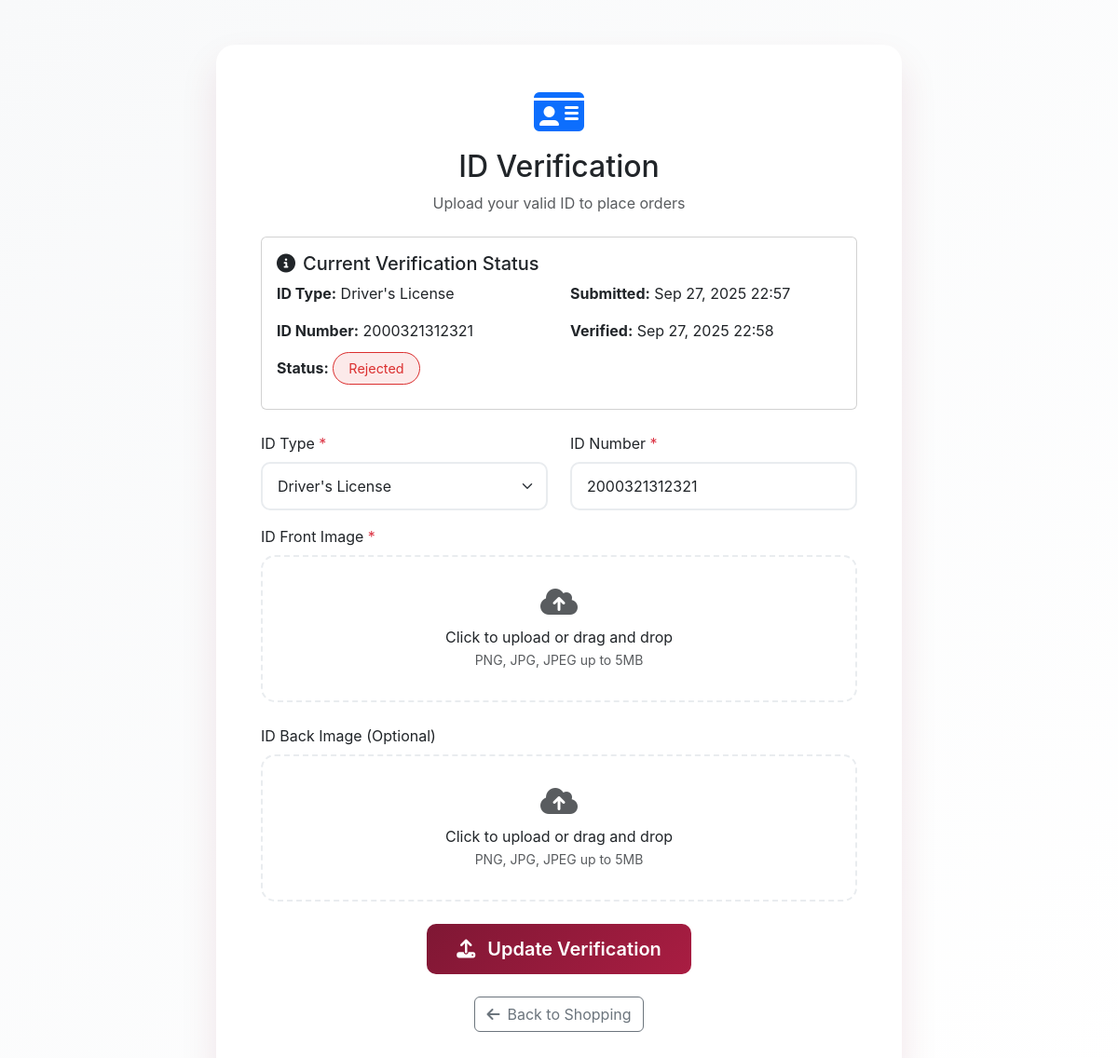
The page /id_verification.php (signed in) on the database its author committed.
### tables this page shows
CREATE TABLE `customer_id_verification` (
  `verification_id` int(11) NOT NULL,
  `user_id` int(11) NOT NULL,
  `id_type` varchar(50) NOT NULL,
  `id_number` varchar(100) NOT NULL,
  `id_front_image` varchar(255) NOT NULL,
  `id_back_image` varchar(255) DEFAULT NULL,
  `status` enum('pending','approved','rejected') DEFAULT 'pending',
  `rejection_reason` text DEFAULT NULL,
  `admin_notes` text DEFAULT NULL,
  `verified_by` int(11) DEFAULT NULL,
  `verified_at` timestamp NULL DEFAULT NULL,
  `created_at` timestamp NOT NULL DEFAULT current_timestamp(),
  `updated_at` timestamp NOT NULL DEFAULT current_timestamp() ON UPDATE current_timestamp()
);

### id_verification.php (the view, shortened to what this page needs)
<?php
include 'includes/db.php';
$user_id = $_SESSION['user_id'];
$stmt = $pdo->prepare("SELECT * FROM customer_id_verification WHERE user_id = ?");
$stmt->execute([$user_id]);
$existing_verification = $stmt->fetch(PDO::FETCH_ASSOC);
?>
<!DOCTYPE html>
<html lang="en">
<head>
    <link href="https://cdn.jsdelivr.net/npm/bootstrap@5.3.0/dist/css/bootstrap.min.css" rel="stylesheet">
    <link rel="stylesheet" href="https://cdnjs.cloudflare.com/ajax/libs/font-awesome/6.4.0/css/all.min.css">
</head>
<body>
    <div class="container py-5">
        <div class="row justify-content-center">
            <div class="col-lg-8">
                <div class="verification-card p-5">
                    <div class="text-center mb-4">
                        <i class="fas fa-id-card text-primary" style="font-size: 3rem; color: var(--bs-secondary);"></i>
                        <h2 class="mt-3 mb-2">ID Verification</h2>
                        <p class="text-muted">Upload your valid ID to place orders</p>
                    </div>
                    <?php if ($existing_verification): ?>
                        <div class="card mb-4">
                            <div class="card-body">
                                <h5 class="card-title d-flex align-items-center">
                                    <i class="fas fa-info-circle me-2"></i>Current Verification Status
                                </h5>
                                <div class="row">
                                    <div class="col-md-6">
                                        <p><strong>ID Type:</strong> <?= htmlspecialchars($existing_verification['id_type']) ?></p>
                                        <p><strong>ID Number:</strong> <?= htmlspecialchars($existing_verification['id_number']) ?></p>
                                        <p><strong>Status:</strong>
                                            <span class="status-badge status-<?= $existing_verification['status'] ?>">
                                                <?= ucfirst($existing_verification['status']) ?>
                                            </span>
                                        </p>
                                    </div>
                                    <div class="col-md-6">
                                        <p><strong>Submitted:</strong> <?= date('M d, Y H:i', strtotime($existing_verification['created_at'])) ?></p>
                                        <?php if ($existing_verification['verified_at']): ?>
                                            <p><strong>Verified:</strong> <?= date('M d, Y H:i', strtotime($existing_verification['verified_at'])) ?></p>
                                        <?php endif; ?>
                                    </div>
                                </div>
                            </div>
                        </div>
                    <?php endif; ?>
                    <form method="POST" enctype="multipart/form-data" id="verificationForm">
                        <div class="row">
                            <div class="col-md-6 mb-3">
                                <label for="id_type" class="form-label">ID Type <span class="text-danger">*</span></label>
                                <select class="form-select" id="id_type" name="id_type" required>
                                    <option value="Driver's License" <?= ($existing_verification && $existing_verification['id_type'] === "Driver's License") ? 'selected' : '' ?>>Driver's License</option>
                                </select>
                            </div>
                            <div class="col-md-6 mb-3">
                                <label for="id_number" class="form-label">ID Number <span class="text-danger">*</span></label>
                                <input type="text" class="form-control" id="id_number" name="id_number"
                                       value="<?= htmlspecialchars($existing_verification['id_number'] ?? '') ?>" required>
                            </div>
                        </div>
                        <div class="mb-4">
                            <label class="form-label">ID Front Image <span class="text-danger">*</span></label>
                            <div class="upload-area" onclick="document.getElementById('id_front').click()">
                                <i class="fas fa-cloud-upload-alt text-muted" style="font-size: 2rem;"></i>
                                <p class="mt-2 mb-0">Click to upload or drag and drop</p>
                                <small class="text-muted">PNG, JPG, JPEG up to 5MB</small>
                            </div>
                        </div>
                        <div class="mb-4">
                            <label class="form-label">ID Back Image (Optional)</label>
                            <div class="upload-area" onclick="document.getElementById('id_back').click()">
                                <i class="fas fa-cloud-upload-alt text-muted" style="font-size: 2rem;"></i>
                                <p class="mt-2 mb-0">Click to upload or drag and drop</p>
                                <small class="text-muted">PNG, JPG, JPEG up to 5MB</small>
                            </div>
                        </div>
                        <div class="text-center">
                            <button type="submit" name="submit_id" class="btn btn-primary btn-lg">
                                <i class="fas fa-upload me-2"></i>
                                <?= $existing_verification ? 'Update Verification' : 'Submit Verification' ?>
                            </button>
                        </div>
                    </form>
                    <div class="text-center mt-4">
                        <a href="product.php" class="btn btn-outline-secondary">
                            <i class="fas fa-arrow-left me-2"></i>Back to Shopping
                        </a>
                    </div>
                </div>
            </div>
        </div>
    </div>
</body>
</html>

### id_verification.php (style rules this page uses)
:root { --bs-primary: #ffffff; --bs-secondary: #7F1734; --bs-success: #198754; --bs-danger: #db3030; --bs-warning: #ffc107; --bs-info: #016bf8; --bs-light: #f0f3f2; --bs-dark: #001e2b; }
body { background: linear-gradient(135deg, #f8f9fa 0%, #ffffff 100%); min-height: 100vh; font-family: 'Inter', -apple-system, BlinkMacSystemFont, 'Segoe UI', Roboto, sans-serif; }
.verification-card { background: white; border-radius: 20px; box-shadow: 0 20px 40px rgba(127, 23, 52, 0.1); border: none; }
.status-badge { font-size: 0.9rem; padding: 0.5rem 1rem; border-radius: 50px; }
.status-rejected { background: rgba(219, 48, 48, 0.1); color: #db3030; border: 1px solid #db3030; }
.btn-primary { background: linear-gradient(135deg, var(--bs-secondary) 0%, #a91d42 100%); border: none; border-radius: 10px; padding: 0.75rem 2rem; font-weight: 600; transition: all 0.3s ease; }
.form-control, .form-select { border-radius: 10px; border: 2px solid #e9ecef; padding: 0.75rem 1rem; transition: all 0.3s ease; }
.upload-area { border: 2px dashed #e9ecef; border-radius: 15px; padding: 2rem; text-align: center; transition: all 0.3s ease; cursor: pointer; }

### rows shown on the page
customer_id_verification: id_type "Driver's License", id_number "2000321312321", status "Rejected", created_at "Sep 27, 2025 22:57", verified_at "Sep 27, 2025 22:58"
